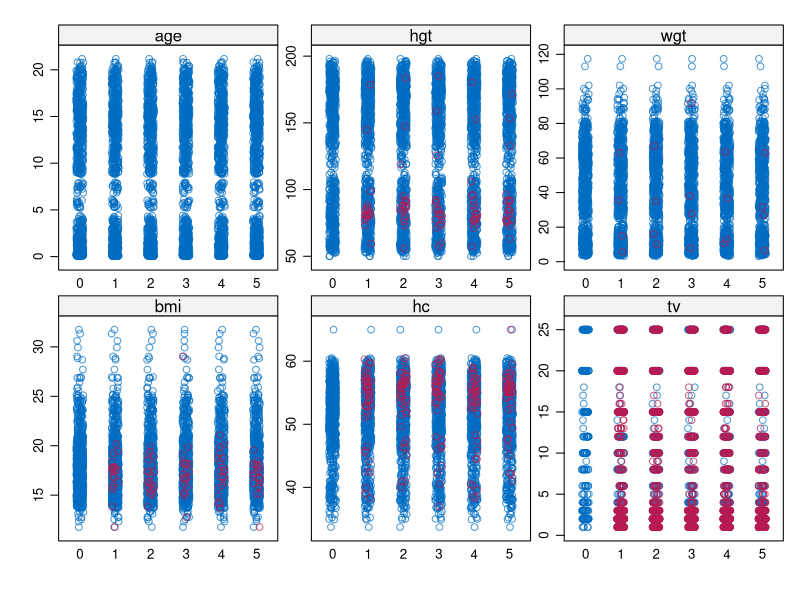
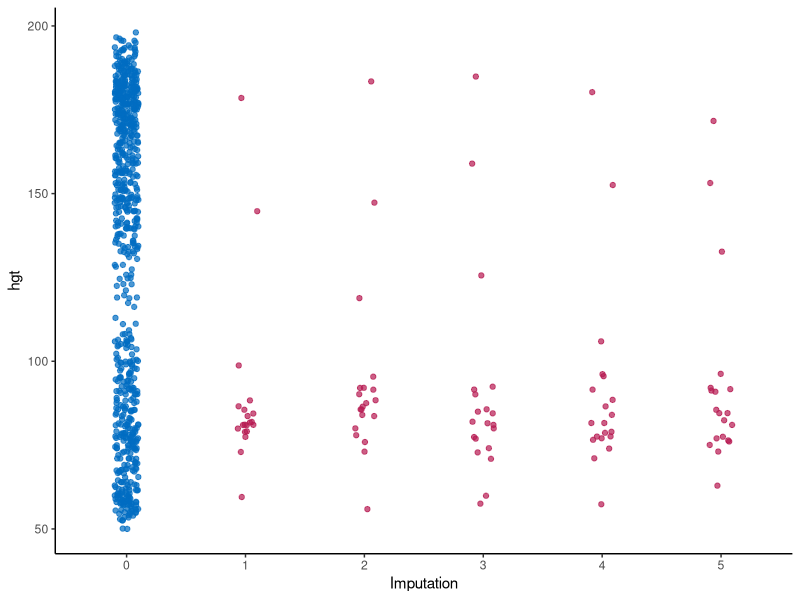
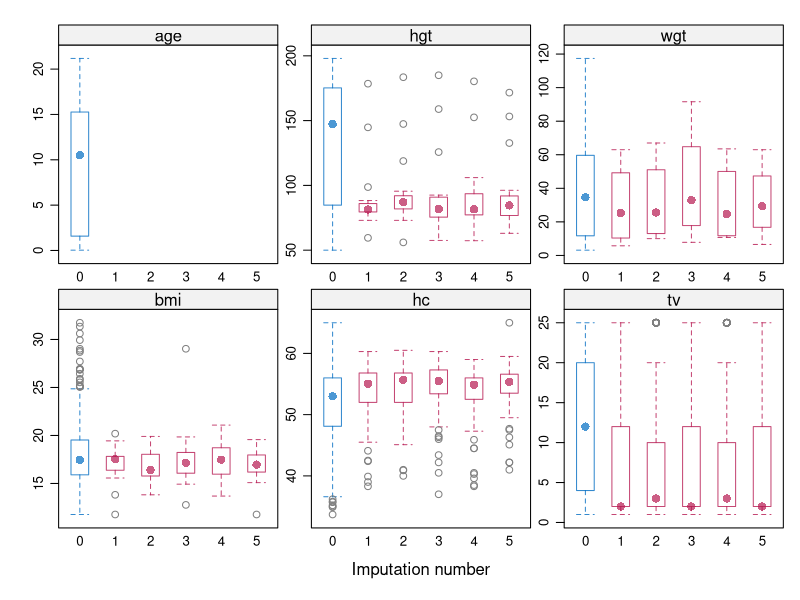
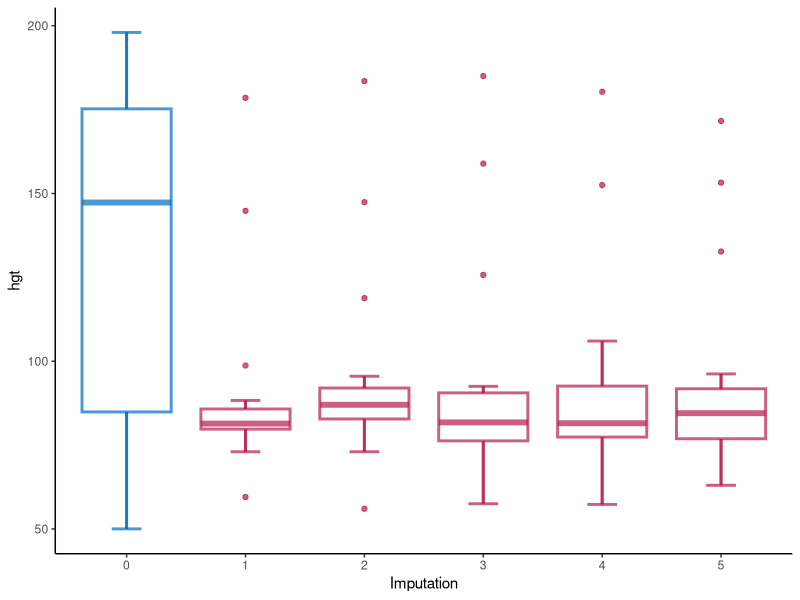
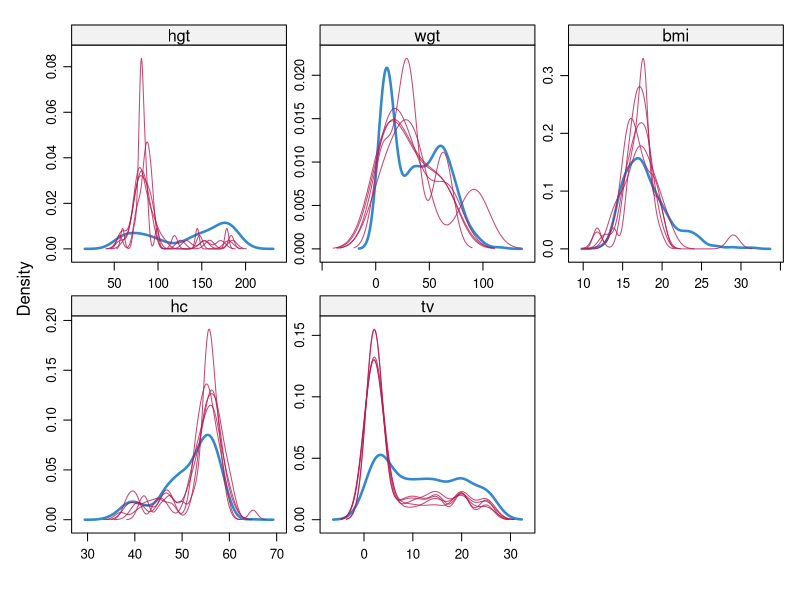
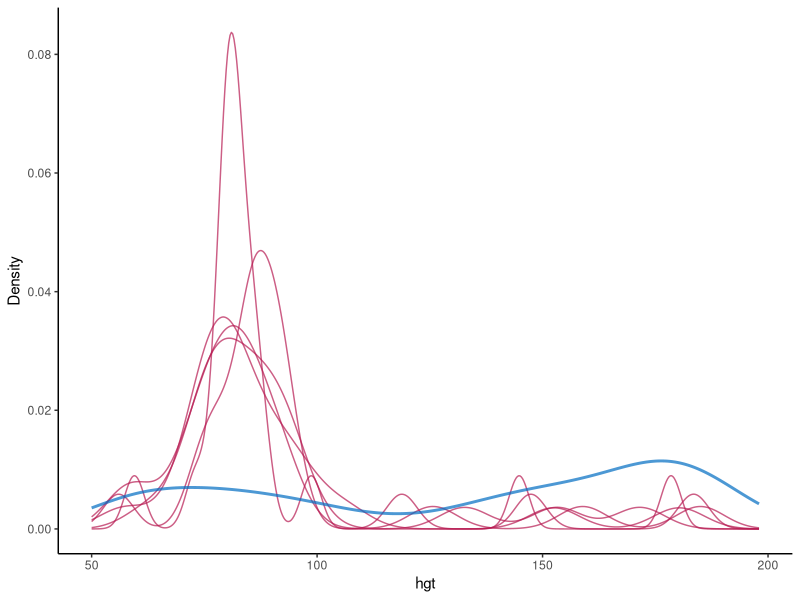
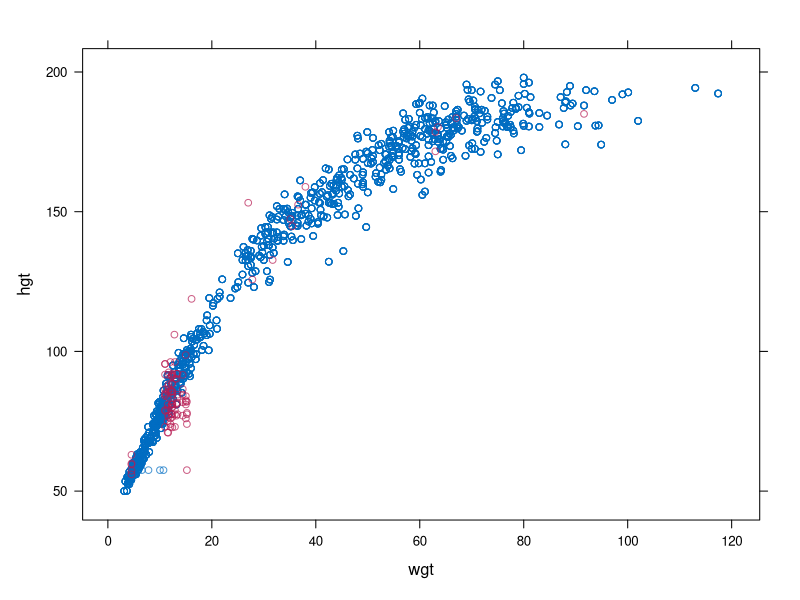
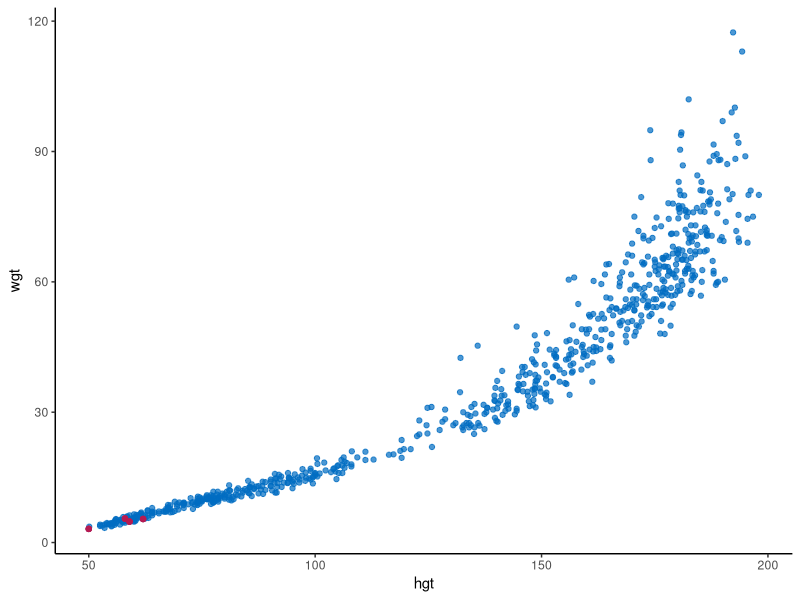

Generate these figures, in order, with R: (Note: this script raises an error after producing the figures.)
# convert lattice plots to ggplot to use with plotly
# kleuren in mice.theme()  mice:::mdc(1:2) where 1 = obs and 2 = mis
# plot them side by side, obs data on the left and imputed on the right
# potentially add options to choose which imp to show


# load packages
library(dplyr) #version 0.8.5
library(ggplot2) #version 3.3.0
library(patchwork) #version 1.0.0
library(mice)
library(tidyr)
library(purrr)


# set default graphing behavior
theme_update(
  plot.title = element_text(hjust = 0.5),
  plot.subtitle = element_text(hjust = 0.5),
  panel.border = element_blank(),
  panel.grid.major = element_blank(),
  panel.grid.minor = element_blank(),
  panel.background = element_blank(),
  axis.line = element_line(colour = "black"),
  legend.key = element_blank(),
  legend.position = "bottom"
)


# get some test data
mids <- mice(boys, printFlag = FALSE)

vars <-
  mids$data %>% select_if(is.numeric) %>% names %>% set_names(., .) %>% .[-1]


# stripplot of completed data (for small n)
mice::stripplot(mids)

mice_stripplot <- function(x, dat) {
  dat$imp[[x]] %>% tidyr::pivot_longer(everything(), names_to = ".imp", values_to = x) %>%
    ggplot(.) +
    geom_jitter(
      aes(x = .data$.imp, y = .data[[x]]),
      height = 0.1,
      width = 0.1,
      color = mice:::mdc(2)
    ) +
    geom_jitter(
      data = dat$data,
      mapping = aes(x = as.factor(0), y = .data[[x]]),
      height = 0.1,
      width = 0.1,
      na.rm = TRUE,
      color = mice:::mdc(1)
    ) +
    labs(y = x,
         x = "Imputation")
}

mice_stripplot(vars[1], mids)

stripplots <- map(vars, ~ mice_stripplot(.x, mids))


# box and whiskers of completed data (for large n)
mice::bwplot(mids)

mice_bwplot <- function(x, dat) {
  dat$imp[[x]] %>% tidyr::pivot_longer(everything(), names_to = ".imp", values_to = x) %>%
    ggplot(.) +
    stat_boxplot(
      aes(x = .data$.imp, y = .data[[x]]),
      width = 0.25,
      size = 1,
      geom = "errorbar",
      color = mice:::mdc(2)
    ) +
    geom_boxplot(aes(x = .data$.imp, y = .data[[x]]),
                 size = 1,
                 color = mice:::mdc(2)) +
    stat_boxplot(
      data = dat$data,
      mapping = aes(x = as.factor(0), y = .data[[x]]),
      na.rm = TRUE,
      color = mice:::mdc(1),
      geom = "errorbar",
      width = 0.25,
      size = 1
    ) +
    geom_boxplot(
      data = dat$data,
      mapping = aes(x = as.factor(0), y = .data[[x]]),
      na.rm = TRUE,
      size = 1,
      color = mice:::mdc(1)
    ) +
    labs(y = x,
         x = "Imputation")
}

mice_bwplot(vars[1], mids)

bwplots <- map(vars, ~ mice_bwplot(.x, mids))


# density plot of completed data
mice::densityplot(mids)

mice_densityplot <- function(x, dat) {
  dat$imp[[x]] %>% tidyr::pivot_longer(everything(), names_to = ".imp", values_to = x) %>%
    ggplot(.) +
    geom_density(aes(x = .data[[x]], group = .data$.imp),
                 color = mice:::mdc(2)) +
    geom_density(
      data = dat$data,
      mapping = aes(x = .data[[x]]),
      na.rm = TRUE,
      size = 1,
      color = mice:::mdc(1)
    ) +
    labs(x = x,
         y = "Density")
}

mice_densityplot(vars[1], mids)

densplots <- map(vars, ~ mice_densityplot(.x, mids))


# scatterplot of completed data
mice::xyplot(mids, hgt ~ wgt)


mice_xyplot <- function(x, y, dat) {
  if (x==y){return(NULL)} else {
  # combine imputations and missingness indicator
  imps <-
      mids$data %>% is.na() %>% as.data.frame() %>% mutate(.id = 1:dim(.)[1]) %>% left_join(complete(mids, "long", include = FALSE),
                                                                                            by = ".id",
                                                                                            suffix = c("r", ""))
  imps %>% filter(.data[[paste0(x, "r")]] == T | .data[[paste0(y, "r")]] == T) %>% 
    ggplot() +
    geom_point(
      data = dat$data ,
      aes(x = .data[[x]], y = .data[[y]]),
      color = mice:::mdc(1),
      na.rm = T
    ) +
    geom_point(aes(x = .data[[x]], y = .data[[y]]),
               color = mice:::mdc(2),
               na.rm = TRUE) +
    labs(x = x,
         y = y)
  }
}

mice_xyplot(vars[1], vars[2], dat = mids)

xyplots <- map(vars, function(x){map(vars, function(y){mice_xyplot(x = x, y = y, dat = mids)})})

# test with different data
mice_xyplot("age", "bmi", dat = mice(nhanes))

# OPTIONAL: influx-outflux plot of incomplete data
mice::fluxplot(boys)
# outflux: hoeveel hangen andere var ervan af?
# influx hoeveel invloed is er van andere vars?
# liefst zo hoog mogelijke outflux


mids$data %>% flux() %>% ggplot(aes(x = influx, y = outflux)) +
  geom_line(data = data.frame(x=0:1, y=1:0), aes(x=x, y=y), linetype = "dashed", color = "gray") + 
  geom_text(aes(label=row.names(a))) + 
  scale_x_continuous(limits = c(0,1)) + 
  scale_y_continuous(limits = c(0,1)) + 
  labs(x = "Influx", y = "Outflux")

mice_fluxplot <- function(dat){
  # add step to check data type and subset if necessary
  dat %>% flux() %>% ggplot(aes(x = influx, y = outflux)) +
    geom_line(data = data.frame(x=0:1, y=1:0), aes(x=x, y=y), linetype = "dashed", color = "gray") + 
    geom_text(aes(label=row.names(a))) + 
    scale_x_continuous(limits = c(0,1)) + 
    scale_y_continuous(limits = c(0,1)) + 
    labs(x = "Influx", y = "Outflux")
  }
  
mice_fluxplot(mids$data)

# mids$data %>% flux() %>% ggplot(aes(x = influx, y = outflux)) +
#   geom_abline(intercept=1, slope = -1, linetype = "dashed", color = "gray") + 
#   geom_text(aes(label=row.names(a))) + 
#   scale_x_continuous(limits = c(0,1)) + 
#   scale_y_continuous(limits = c(0,1)) 
# 
# mids$data %>% flux() %>% ggplot(aes(x = influx, y = outflux)) +
#   geom_line(data = data.frame(x=0:1, y=1:0), aes(x=x, y=y), linetype = "dashed", color = "gray") + 
#   geom_label(aes(label=row.names(a))) + 
#   scale_x_continuous(limits = c(0,1)) + 
#   scale_y_continuous(limits = c(0,1))
